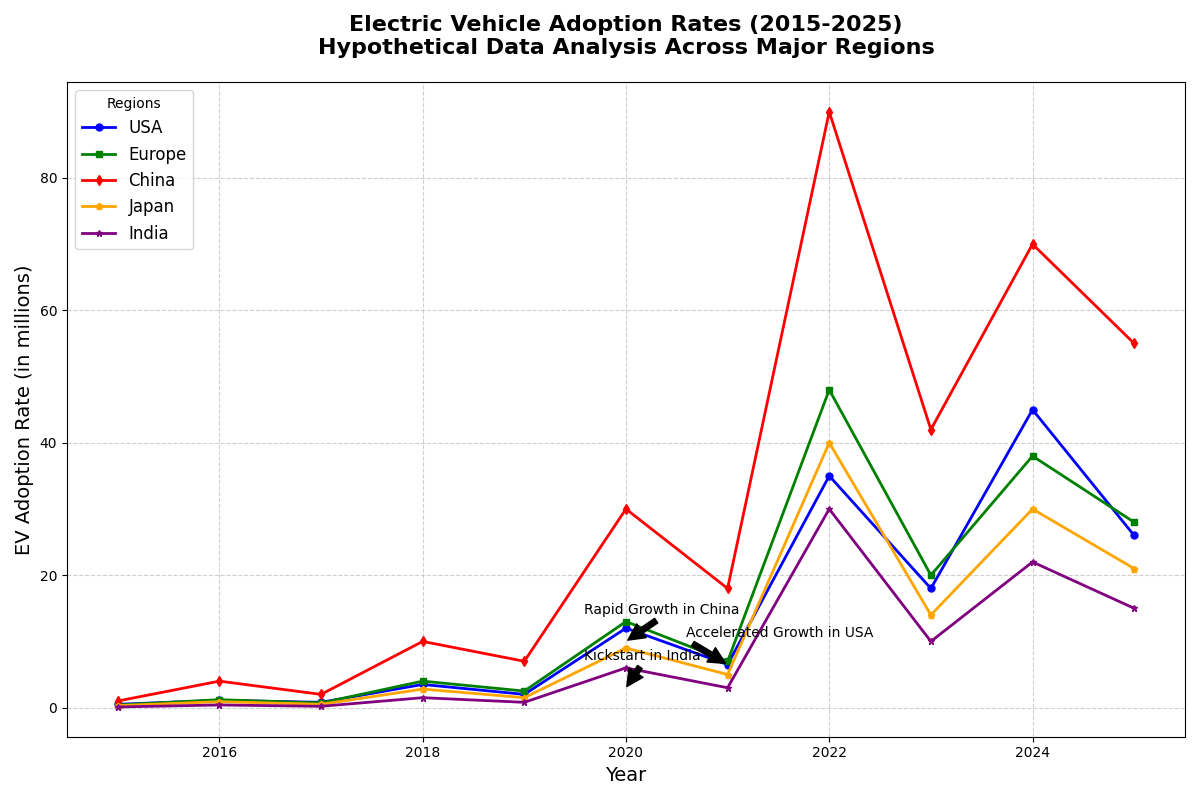

Generate this figure with Python:
import numpy as np
import matplotlib.pyplot as plt

years = np.arange(2015, 2026)
ev_us = np.array([0.5, 1.1, 0.8, 3.5, 2.0, 12.0, 6.5, 35.0, 18.0, 45.0, 26.0])
ev_europe = np.array([0.4, 1.2, 0.7, 4.0, 2.5, 13.0, 7.0, 48.0, 20.0, 38.0, 28.0])
ev_china = np.array([1.0, 4.0, 2.0, 10.0, 7.0, 30.0, 18.0, 90.0, 42.0, 70.0, 55.0])
ev_japan = np.array([0.3, 0.9, 0.5, 2.8, 1.5, 9.0, 5.0, 40.0, 14.0, 30.0, 21.0])
ev_india = np.array([0.1, 0.4, 0.2, 1.5, 0.8, 6.0, 3.0, 30.0, 10.0, 22.0, 15.0])

plt.figure(figsize=(12, 8))

plt.plot(years, ev_us, color='blue', marker='o', linestyle='-', linewidth=2, markersize=5, label='USA')
plt.plot(years, ev_europe, color='green', marker='s', linestyle='-', linewidth=2, markersize=5, label='Europe')
plt.plot(years, ev_china, color='red', marker='d', linestyle='-', linewidth=2, markersize=5, label='China')
plt.plot(years, ev_japan, color='orange', marker='p', linestyle='-', linewidth=2, markersize=5, label='Japan')
plt.plot(years, ev_india, color='purple', marker='*', linestyle='-', linewidth=2, markersize=5, label='India')

plt.title('Electric Vehicle Adoption Rates (2015-2025)\nHypothetical Data Analysis Across Major Regions', fontsize=16, fontweight='bold', pad=20)
plt.xlabel('Year', fontsize=14)
plt.ylabel('EV Adoption Rate (in millions)', fontsize=14)

plt.grid(linestyle='--', alpha=0.6)
plt.legend(title='Regions', fontsize=12, loc='upper left')

annotations = [
    ('Rapid Growth in China', 2020, 10.0),
    ('Kickstart in India', 2020, 3.0),
    ('Accelerated Growth in USA', 2021, 6.5)
]

for text, x, y in annotations:
    plt.annotate(text, xy=(x, y), xytext=(-30, 20), textcoords='offset points', arrowprops=dict(facecolor='black', shrink=0.05), fontsize=10, color='black')

plt.tight_layout()
plt.show()
